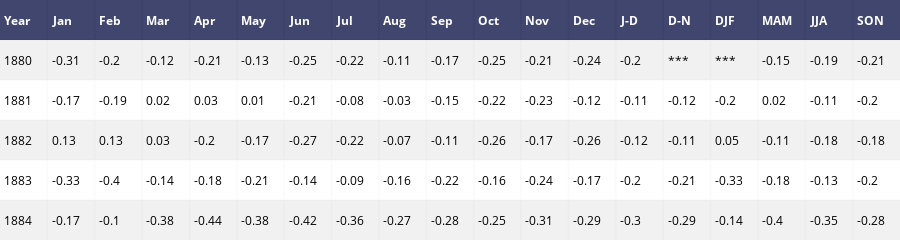

This figure's notebook cell:
### Code cell
df = pd.read_csv('GLB.Ts+dSST.csv')

sample_data_table = FF.create_table(df.head())
iplot(sample_data_table, filename='sample-data-table')

### Figure 1 — Plotly figure (JSON) as saved in the notebook; plotly's stock layout.template omitted (floating-point values rounded to 4 significant figures)
{"data": [{"colorscale": [[0, "#00083e"], [0.5, "#ededee"], [1, "#ffffff"]], "hoverinfo": "none", "opacity": 0.75, "showscale": false, "type": "heatmap", "z": [[0, 0, 0, 0, 0, 0, 0, 0, 0, 0, 0, 0, 0, 0, 0, 0, 0, 0, 0], [0.5, 0.5, 0.5, 0.5, 0.5, 0.5, 0.5, 0.5, 0.5, 0.5, 0.5, 0.5, 0.5, 0.5, 0.5, 0.5, 0.5, 0.5, 0.5], [1, 1, 1, 1, 1, 1, 1, 1, 1, 1, 1, 1, 1, 1, 1, 1, 1, 1, 1], [0.5, 0.5, 0.5, 0.5, 0.5, 0.5, 0.5, 0.5, 0.5, 0.5, 0.5, 0.5, 0.5, 0.5, 0.5, 0.5, 0.5, 0.5, 0.5], [1, 1, 1, 1, 1, 1, 1, 1, 1, 1, 1, 1, 1, 1, 1, 1, 1, 1, 1], [0.5, 0.5, 0.5, 0.5, 0.5, 0.5, 0.5, 0.5, 0.5, 0.5, 0.5, 0.5, 0.5, 0.5, 0.5, 0.5, 0.5, 0.5, 0.5]]}], "layout": {"annotations": [{"align": "left", "font": {"color": "#ffffff"}, "showarrow": false, "text": "<b>Year</b>", "x": -0.45, "xanchor": "left", "xref": "x1", "y": 0, "yref": "y1"}, {"align": "left", "font": {"color": "#ffffff"}, "showarrow": false, "text": "<b>Jan</b>", "x": 0.55, "xanchor": "left", "xref": "x1", "y": 0, "yref": "y1"}, {"align": "left", "font": {"color": "#ffffff"}, "showarrow": false, "text": "<b>Feb</b>", "x": 1.55, "xanchor": "left", "xref": "x1", "y": 0, "yref": "y1"}, {"align": "left", "font": {"color": "#ffffff"}, "showarrow": false, "text": "<b>Mar</b>", "x": 2.55, "xanchor": "left", "xref": "x1", "y": 0, "yref": "y1"}, {"align": "left", "font": {"color": "#ffffff"}, "showarrow": false, "text": "<b>Apr</b>", "x": 3.55, "xanchor": "left", "xref": "x1", "y": 0, "yref": "y1"}, {"align": "left", "font": {"color": "#ffffff"}, "showarrow": false, "text": "<b>May</b>", "x": 4.55, "xanchor": "left", "xref": "x1", "y": 0, "yref": "y1"}, {"align": "left", "font": {"color": "#ffffff"}, "showarrow": false, "text": "<b>Jun</b>", "x": 5.55, "xanchor": "left", "xref": "x1", "y": 0, "yref": "y1"}, {"align": "left", "font": {"color": "#ffffff"}, "showarrow": false, "text": "<b>Jul</b>", "x": 6.55, "xanchor": "left", "xref": "x1", "y": 0, "yref": "y1"}, {"align": "left", "font": {"color": "#ffffff"}, "showarrow": false, "text": "<b>Aug</b>", "x": 7.55, "xanchor": "left", "xref": "x1", "y": 0, "yref": "y1"}, {"align": "left", "font": {"color": "#ffffff"}, "showarrow": false, "text": "<b>Sep</b>", "x": 8.55, "xanchor": "left", "xref": "x1", "y": 0, "yref": "y1"}, {"align": "left", "font": {"color": "#ffffff"}, "showarrow": false, "text": "<b>Oct</b>", "x": 9.55, "xanchor": "left", "xref": "x1", "y": 0, "yref": "y1"}, {"align": "left", "font": {"color": "#ffffff"}, "showarrow": false, "text": "<b>Nov</b>", "x": 10.55, "xanchor": "left", "xref": "x1", "y": 0, "yref": "y1"}, {"align": "left", "font": {"color": "#ffffff"}, "showarrow": false, "text": "<b>Dec</b>", "x": 11.55, "xanchor": "left", "xref": "x1", "y": 0, "yref": "y1"}, {"align": "left", "font": {"color": "#ffffff"}, "showarrow": false, "text": "<b>J-D</b>", "x": 12.55, "xanchor": "left", "xref": "x1", "y": 0, "yref": "y1"}, {"align": "left", "font": {"color": "#ffffff"}, "showarrow": false, "text": "<b>D-N</b>", "x": 13.55, "xanchor": "left", "xref": "x1", "y": 0, "yref": "y1"}, {"align": "left", "font": {"color": "#ffffff"}, "showarrow": false, "text": "<b>DJF</b>", "x": 14.55, "xanchor": "left", "xref": "x1", "y": 0, "yref": "y1"}, {"align": "left", "font": {"color": "#ffffff"}, "showarrow": false, "text": "<b>MAM</b>", "x": 15.55, "xanchor": "left", "xref": "x1", "y": 0, "yref": "y1"}, {"align": "left", "font": {"color": "#ffffff"}, "showarrow": false, "text": "<b>JJA</b>", "x": 16.55, "xanchor": "left", "xref": "x1", "y": 0, "yref": "y1"}, {"align": "left", "font": {"color": "#ffffff"}, "showarrow": false, "text": "<b>SON</b>", "x": 17.55, "xanchor": "left", "xref": "x1", "y": 0, "yref": "y1"}, {"align": "left", "font": {"color": "#000000"}, "showarrow": false, "text": "1880", "x": -0.45, "xanchor": "left", "xref": "x1", "y": 1, "yref": "y1"}, {"align": "left", "font": {"color": "#000000"}, "showarrow": false, "text": "-0.31", "x": 0.55, "xanchor": "left", "xref": "x1", "y": 1, "yref": "y1"}, {"align": "left", "font": {"color": "#000000"}, "showarrow": false, "text": "-0.2", "x": 1.55, "xanchor": "left", "xref": "x1", "y": 1, "yref": "y1"}, {"align": "left", "font": {"color": "#000000"}, "showarrow": false, "text": "-0.12", "x": 2.55, "xanchor": "left", "xref": "x1", "y": 1, "yref": "y1"}, {"align": "left", "font": {"color": "#000000"}, "showarrow": false, "text": "-0.21", "x": 3.55, "xanchor": "left", "xref": "x1", "y": 1, "yref": "y1"}, {"align": "left", "font": {"color": "#000000"}, "showarrow": false, "text": "-0.13", "x": 4.55, "xanchor": "left", "xref": "x1", "y": 1, "yref": "y1"}, {"align": "left", "font": {"color": "#000000"}, "showarrow": false, "text": "-0.25", "x": 5.55, "xanchor": "left", "xref": "x1", "y": 1, "yref": "y1"}, {"align": "left", "font": {"color": "#000000"}, "showarrow": false, "text": "-0.22", "x": 6.55, "xanchor": "left", "xref": "x1", "y": 1, "yref": "y1"}, {"align": "left", "font": {"color": "#000000"}, "showarrow": false, "text": "-0.11", "x": 7.55, "xanchor": "left", "xref": "x1", "y": 1, "yref": "y1"}, {"align": "left", "font": {"color": "#000000"}, "showarrow": false, "text": "-0.17", "x": 8.55, "xanchor": "left", "xref": "x1", "y": 1, "yref": "y1"}, {"align": "left", "font": {"color": "#000000"}, "showarrow": false, "text": "-0.25", "x": 9.55, "xanchor": "left", "xref": "x1", "y": 1, "yref": "y1"}, {"align": "left", "font": {"color": "#000000"}, "showarrow": false, "text": "-0.21", "x": 10.55, "xanchor": "left", "xref": "x1", "y": 1, "yref": "y1"}, {"align": "left", "font": {"color": "#000000"}, "showarrow": false, "text": "-0.24", "x": 11.55, "xanchor": "left", "xref": "x1", "y": 1, "yref": "y1"}, {"align": "left", "font": {"color": "#000000"}, "showarrow": false, "text": "-0.2", "x": 12.55, "xanchor": "left", "xref": "x1", "y": 1, "yref": "y1"}, {"align": "left", "font": {"color": "#000000"}, "showarrow": false, "text": "***", "x": 13.55, "xanchor": "left", "xref": "x1", "y": 1, "yref": "y1"}, {"align": "left", "font": {"color": "#000000"}, "showarrow": false, "text": "***", "x": 14.55, "xanchor": "left", "xref": "x1", "y": 1, "yref": "y1"}, {"align": "left", "font": {"color": "#000000"}, "showarrow": false, "text": "-0.15", "x": 15.55, "xanchor": "left", "xref": "x1", "y": 1, "yref": "y1"}, {"align": "left", "font": {"color": "#000000"}, "showarrow": false, "text": "-0.19", "x": 16.55, "xanchor": "left", "xref": "x1", "y": 1, "yref": "y1"}, {"align": "left", "font": {"color": "#000000"}, "showarrow": false, "text": "-0.21", "x": 17.55, "xanchor": "left", "xref": "x1", "y": 1, "yref": "y1"}, {"align": "left", "font": {"color": "#000000"}, "showarrow": false, "text": "1881", "x": -0.45, "xanchor": "left", "xref": "x1", "y": 2, "yref": "y1"}, {"align": "left", "font": {"color": "#000000"}, "showarrow": false, "text": "-0.17", "x": 0.55, "xanchor": "left", "xref": "x1", "y": 2, "yref": "y1"}, {"align": "left", "font": {"color": "#000000"}, "showarrow": false, "text": "-0.19", "x": 1.55, "xanchor": "left", "xref": "x1", "y": 2, "yref": "y1"}, {"align": "left", "font": {"color": "#000000"}, "showarrow": false, "text": "0.02", "x": 2.55, "xanchor": "left", "xref": "x1", "y": 2, "yref": "y1"}, {"align": "left", "font": {"color": "#000000"}, "showarrow": false, "text": "0.03", "x": 3.55, "xanchor": "left", "xref": "x1", "y": 2, "yref": "y1"}, {"align": "left", "font": {"color": "#000000"}, "showarrow": false, "text": "0.01", "x": 4.55, "xanchor": "left", "xref": "x1", "y": 2, "yref": "y1"}, {"align": "left", "font": {"color": "#000000"}, "showarrow": false, "text": "-0.21", "x": 5.55, "xanchor": "left", "xref": "x1", "y": 2, "yref": "y1"}, {"align": "left", "font": {"color": "#000000"}, "showarrow": false, "text": "-0.08", "x": 6.55, "xanchor": "left", "xref": "x1", "y": 2, "yref": "y1"}, {"align": "left", "font": {"color": "#000000"}, "showarrow": false, "text": "-0.03", "x": 7.55, "xanchor": "left", "xref": "x1", "y": 2, "yref": "y1"}, {"align": "left", "font": {"color": "#000000"}, "showarrow": false, "text": "-0.15", "x": 8.55, "xanchor": "left", "xref": "x1", "y": 2, "yref": "y1"}, {"align": "left", "font": {"color": "#000000"}, "showarrow": false, "text": "-0.22", "x": 9.55, "xanchor": "left", "xref": "x1", "y": 2, "yref": "y1"}, {"align": "left", "font": {"color": "#000000"}, "showarrow": false, "text": "-0.23", "x": 10.55, "xanchor": "left", "xref": "x1", "y": 2, "yref": "y1"}, {"align": "left", "font": {"color": "#000000"}, "showarrow": false, "text": "-0.12", "x": 11.55, "xanchor": "left", "xref": "x1", "y": 2, "yref": "y1"}, {"align": "left", "font": {"color": "#000000"}, "showarrow": false, "text": "-0.11", "x": 12.55, "xanchor": "left", "xref": "x1", "y": 2, "yref": "y1"}, {"align": "left", "font": {"color": "#000000"}, "showarrow": false, "text": "-0.12", "x": 13.55, "xanchor": "left", "xref": "x1", "y": 2, "yref": "y1"}, {"align": "left", "font": {"color": "#000000"}, "showarrow": false, "text": "-0.2", "x": 14.55, "xanchor": "left", "xref": "x1", "y": 2, "yref": "y1"}, {"align": "left", "font": {"color": "#000000"}, "showarrow": false, "text": "0.02", "x": 15.55, "xanchor": "left", "xref": "x1", "y": 2, "yref": "y1"}, {"align": "left", "font": {"color": "#000000"}, "showarrow": false, "text": "-0.11", "x": 16.55, "xanchor": "left", "xref": "x1", "y": 2, "yref": "y1"}, {"align": "left", "font": {"color": "#000000"}, "showarrow": false, "text": "-0.2", "x": 17.55, "xanchor": "left", "xref": "x1", "y": 2, "yref": "y1"}, {"align": "left", "font": {"color": "#000000"}, "showarrow": false, "text": "1882", "x": -0.45, "xanchor": "left", "xref": "x1", "y": 3, "yref": "y1"}, {"align": "left", "font": {"color": "#000000"}, "showarrow": false, "text": "0.13", "x": 0.55, "xanchor": "left", "xref": "x1", "y": 3, "yref": "y1"}, {"align": "left", "font": {"color": "#000000"}, "showarrow": false, "text": "0.13", "x": 1.55, "xanchor": "left", "xref": "x1", "y": 3, "yref": "y1"}, {"align": "left", "font": {"color": "#000000"}, "showarrow": false, "text": "0.03", "x": 2.55, "xanchor": "left", "xref": "x1", "y": 3, "yref": "y1"}, {"align": "left", "font": {"color": "#000000"}, "showarrow": false, "text": "-0.2", "x": 3.55, "xanchor": "left", "xref": "x1", "y": 3, "yref": "y1"}, {"align": "left", "font": {"color": "#000000"}, "showarrow": false, "text": "-0.17", "x": 4.55, "xanchor": "left", "xref": "x1", "y": 3, "yref": "y1"}, {"align": "left", "font": {"color": "#000000"}, "showarrow": false, "text": "-0.27", "x": 5.55, "xanchor": "left", "xref": "x1", "y": 3, "yref": "y1"}, {"align": "left", "font": {"color": "#000000"}, "showarrow": false, "text": "-0.22", "x": 6.55, "xanchor": "left", "xref": "x1", "y": 3, "yref": "y1"}, {"align": "left", "font": {"color": "#000000"}, "showarrow": false, "text": "-0.07", "x": 7.55, "xanchor": "left", "xref": "x1", "y": 3, "yref": "y1"}, {"align": "left", "font": {"color": "#000000"}, "showarrow": false, "text": "-0.11", "x": 8.55, "xanchor": "left", "xref": "x1", "y": 3, "yref": "y1"}, {"align": "left", "font": {"color": "#000000"}, "showarrow": false, "text": "-0.26", "x": 9.55, "xanchor": "left", "xref": "x1", "y": 3, "yref": "y1"}, {"align": "left", "font": {"color": "#000000"}, "showarrow": false, "text": "-0.17", "x": 10.55, "xanchor": "left", "xref": "x1", "y": 3, "yref": "y1"}, {"align": "left", "font": {"color": "#000000"}, "showarrow": false, "text": "-0.26", "x": 11.55, "xanchor": "left", "xref": "x1", "y": 3, "yref": "y1"}, {"align": "left", "font": {"color": "#000000"}, "showarrow": false, "text": "-0.12", "x": 12.55, "xanchor": "left", "xref": "x1", "y": 3, "yref": "y1"}, {"align": "left", "font": {"color": "#000000"}, "showarrow": false, "text": "-0.11", "x": 13.55, "xanchor": "left", "xref": "x1", "y": 3, "yref": "y1"}, {"align": "left", "font": {"color": "#000000"}, "showarrow": false, "text": "0.05", "x": 14.55, "xanchor": "left", "xref": "x1", "y": 3, "yref": "y1"}, {"align": "left", "font": {"color": "#000000"}, "showarrow": false, "text": "-0.11", "x": 15.55, "xanchor": "left", "xref": "x1", "y": 3, "yref": "y1"}, {"align": "left", "font": {"color": "#000000"}, "showarrow": false, "text": "-0.18", "x": 16.55, "xanchor": "left", "xref": "x1", "y": 3, "yref": "y1"}, {"align": "left", "font": {"color": "#000000"}, "showarrow": false, "text": "-0.18", "x": 17.55, "xanchor": "left", "xref": "x1", "y": 3, "yref": "y1"}, {"align": "left", "font": {"color": "#000000"}, "showarrow": false, "text": "1883", "x": -0.45, "xanchor": "left", "xref": "x1", "y": 4, "yref": "y1"}, {"align": "left", "font": {"color": "#000000"}, "showarrow": false, "text": "-0.33", "x": 0.55, "xanchor": "left", "xref": "x1", "y": 4, "yref": "y1"}, {"align": "left", "font": {"color": "#000000"}, "showarrow": false, "text": "-0.4", "x": 1.55, "xanchor": "left", "xref": "x1", "y": 4, "yref": "y1"}, {"align": "left", "font": {"color": "#000000"}, "showarrow": false, "text": "-0.14", "x": 2.55, "xanchor": "left", "xref": "x1", "y": 4, "yref": "y1"}, {"align": "left", "font": {"color": "#000000"}, "showarrow": false, "text": "-0.18", "x": 3.55, "xanchor": "left", "xref": "x1", "y": 4, "yref": "y1"}, {"align": "left", "font": {"color": "#000000"}, "showarrow": false, "text": "-0.21", "x": 4.55, "xanchor": "left", "xref": "x1", "y": 4, "yref": "y1"}, {"align": "left", "font": {"color": "#000000"}, "showarrow": false, "text": "-0.14", "x": 5.55, "xanchor": "left", "xref": "x1", "y": 4, "yref": "y1"}, {"align": "left", "font": {"color": "#000000"}, "showarrow": false, "text": "-0.09", "x": 6.55, "xanchor": "left", "xref": "x1", "y": 4, "yref": "y1"}, {"align": "left", "font": {"color": "#000000"}, "showarrow": false, "text": "-0.16", "x": 7.55, "xanchor": "left", "xref": "x1", "y": 4, "yref": "y1"}, {"align": "left", "font": {"color": "#000000"}, "showarrow": false, "text": "-0.22", "x": 8.55, "xanchor": "left", "xref": "x1", "y": 4, "yref": "y1"}, {"align": "left", "font": {"color": "#000000"}, "showarrow": false, "text": "-0.16", "x": 9.55, "xanchor": "left", "xref": "x1", "y": 4, "yref": "y1"}, {"align": "left", "font": {"color": "#000000"}, "showarrow": false, "text": "-0.24", "x": 10.55, "xanchor": "left", "xref": "x1", "y": 4, "yref": "y1"}, {"align": "left", "font": {"color": "#000000"}, "showarrow": false, "text": "-0.17", "x": 11.55, "xanchor": "left", "xref": "x1", "y": 4, "yref": "y1"}, {"align": "left", "font": {"color": "#000000"}, "showarrow": false, "text": "-0.2", "x": 12.55, "xanchor": "left", "xref": "x1", "y": 4, "yref": "y1"}, {"align": "left", "font": {"color": "#000000"}, "showarrow": false, "text": "-0.21", "x": 13.55, "xanchor": "left", "xref": "x1", "y": 4, "yref": "y1"}, {"align": "left", "font": {"color": "#000000"}, "showarrow": false, "text": "-0.33", "x": 14.55, "xanchor": "left", "xref": "x1", "y": 4, "yref": "y1"}, {"align": "left", "font": {"color": "#000000"}, "showarrow": false, "text": "-0.18", "x": 15.55, "xanchor": "left", "xref": "x1", "y": 4, "yref": "y1"}, {"align": "left", "font": {"color": "#000000"}, "showarrow": false, "text": "-0.13", "x": 16.55, "xanchor": "left", "xref": "x1", "y": 4, "yref": "y1"}, {"align": "left", "font": {"color": "#000000"}, "showarrow": false, "text": "-0.2", "x": 17.55, "xanchor": "left", "xref": "x1", "y": 4, "yref": "y1"}, {"align": "left", "font": {"color": "#000000"}, "showarrow": false, "text": "1884", "x": -0.45, "xanchor": "left", "xref": "x1", "y": 5, "yref": "y1"}, {"align": "left", "font": {"color": "#000000"}, "showarrow": false, "text": "-0.17", "x": 0.55, "xanchor": "left", "xref": "x1", "y": 5, "yref": "y1"}, {"align": "left", "font": {"color": "#000000"}, "showarrow": false, "text": "-0.1", "x": 1.55, "xanchor": "left", "xref": "x1", "y": 5, "yref": "y1"}, {"align": "left", "font": {"color": "#000000"}, "showarrow": false, "text": "-0.38", "x": 2.55, "xanchor": "left", "xref": "x1", "y": 5, "yref": "y1"}, {"align": "left", "font": {"color": "#000000"}, "showarrow": false, "text": "-0.44", "x": 3.55, "xanchor": "left", "xref": "x1", "y": 5, "yref": "y1"}, {"align": "left", "font": {"color": "#000000"}, "showarrow": false, "text": "-0.38", "x": 4.55, "xanchor": "left", "xref": "x1", "y": 5, "yref": "y1"}, {"align": "left", "font": {"color": "#000000"}, "showarrow": false, "text": "-0.42", "x": 5.55, "xanchor": "left", "xref": "x1", "y": 5, "yref": "y1"}, {"align": "left", "font": {"color": "#000000"}, "showarrow": false, "text": "-0.36", "x": 6.55, "xanchor": "left", "xref": "x1", "y": 5, "yref": "y1"}, {"align": "left", "font": {"color": "#000000"}, "showarrow": false, "text": "-0.27", "x": 7.55, "xanchor": "left", "xref": "x1", "y": 5, "yref": "y1"}, {"align": "left", "font": {"color": "#000000"}, "showarrow": false, "text": "-0.28", "x": 8.55, "xanchor": "left", "xref": "x1", "y": 5, "yref": "y1"}, {"align": "left", "font": {"color": "#000000"}, "showarrow": false, "text": "-0.25", "x": 9.55, "xanchor": "left", "xref": "x1", "y": 5, "yref": "y1"}, {"align": "left", "font": {"color": "#000000"}, "showarrow": false, "text": "-0.31", "x": 10.55, "xanchor": "left", "xref": "x1", "y": 5, "yref": "y1"}, {"align": "left", "font": {"color": "#000000"}, "showarrow": false, "text": "-0.29", "x": 11.55, "xanchor": "left", "xref": "x1", "y": 5, "yref": "y1"}, {"align": "left", "font": {"color": "#000000"}, "showarrow": false, "text": "-0.3", "x": 12.55, "xanchor": "left", "xref": "x1", "y": 5, "yref": "y1"}, {"align": "left", "font": {"color": "#000000"}, "showarrow": false, "text": "-0.29", "x": 13.55, "xanchor": "left", "xref": "x1", "y": 5, "yref": "y1"}, {"align": "left", "font": {"color": "#000000"}, "showarrow": false, "text": "-0.14", "x": 14.55, "xanchor": "left", "xref": "x1", "y": 5, "yref": "y1"}, {"align": "left", "font": {"color": "#000000"}, "showarrow": false, "text": "-0.4", "x": 15.55, "xanchor": "left", "xref": "x1", "y": 5, "yref": "y1"}, {"align": "left", "font": {"color": "#000000"}, "showarrow": false, "text": "-0.35", "x": 16.55, "xanchor": "left", "xref": "x1", "y": 5, "yref": "y1"}, {"align": "left", "font": {"color": "#000000"}, "showarrow": false, "text": "-0.28", "x": 17.55, "xanchor": "left", "xref": "x1", "y": 5, "yref": "y1"}], "height": 230, "margin": {"b": 0, "l": 0, "r": 0, "t": 0}, "xaxis": {"dtick": 1, "gridwidth": 2, "showticklabels": false, "tick0": -0.5, "ticks": "", "zeroline": false}, "yaxis": {"autorange": "reversed", "dtick": 1, "gridwidth": 2, "showticklabels": false, "tick0": 0.5, "ticks": "", "zeroline": false}}}
